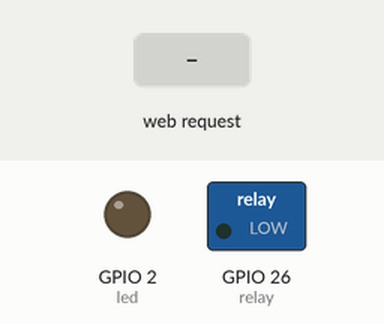
Bench run of a sketch on a simulated ESP32. Shown: switched loads named in the sketch (green lamp = pin HIGH), output pins drawn as LEDs (lit = HIGH). The inputs (shaded band) are chosen by the test bench. WiFi joins after 1.5 s; servers stay silent unless stated; what the sketch prints to the serial monitor is not drawn.

Above: at 2.7 s.
2.8 s: HTTP request GET /on received
At 4.0 s:
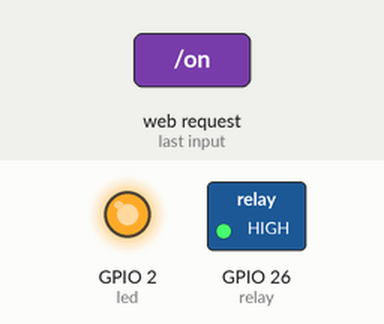
4.3 s: HTTP request GET / received
At 5.2 s:
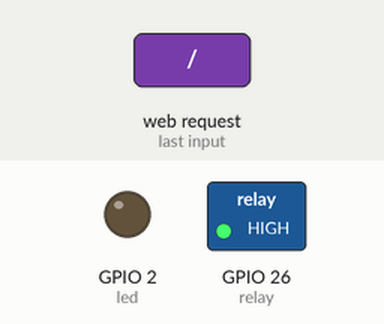
5.8 s: HTTP request GET /off received
At 6.4 s:
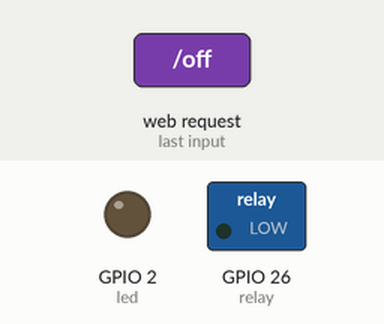
Timing chart, 0 to 8.8 s (numbered marks = the images above; inputs shaded):
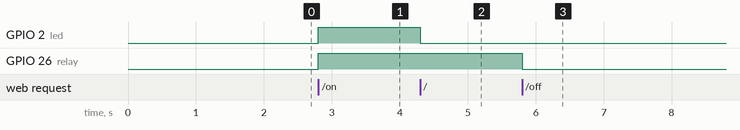

The sketch:

esp32_relay_via_web.ino
```cpp
#include <WiFi.h>
#include <WiFiClient.h>
#include <WebServer.h>
#include <ESPmDNS.h>

const char* ssid = "";
const char* password = "";

WebServer server(80);

const int led = 2;
const int relay = 26;

void handleRoot() {
  digitalWrite(led, 1);
  server.send(200, "text/plain", "hello this is code to handle relay state");
  digitalWrite(led, 0);
}

void handleNotFound() {
  digitalWrite(led, 1);
  String message = "File Not Found\n\n";
  message += "URI: ";
  message += server.uri();
  message += "\nMethod: ";
  message += (server.method() == HTTP_GET) ? "GET" : "POST";
  message += "\nArguments: ";
  message += server.args();
  message += "\n";
  for (uint8_t i = 0; i < server.args(); i++) {
    message += " " + server.argName(i) + ": " + server.arg(i) + "\n";
  }
  server.send(404, "text/plain", message);
  digitalWrite(led, 0);
}

void setup(void) {
  pinMode(led, OUTPUT);
  pinMode(relay, OUTPUT);
  digitalWrite(led, 0);
  Serial.begin(115200);
  WiFi.mode(WIFI_STA);
  WiFi.begin(ssid, password);
  Serial.println("");

  // Wait for connection
  while (WiFi.status() != WL_CONNECTED) {
    delay(500);
    Serial.print(".");
  }
  Serial.println("");
  Serial.print("Connected to ");
  Serial.println(ssid);
  Serial.print("IP address: ");
  Serial.println(WiFi.localIP());

  if (MDNS.begin("esp32")) {
    Serial.println("MDNS responder started");
  }

  server.on("/", handleRoot);

  server.on("/inline", []() {
    server.send(200, "text/plain", "this works as well");
  });

  server.on("/on", []() {
    digitalWrite(led, 1);
    digitalWrite(relay, 1);
    server.send(200, "text/plain", "relay on");
  });

  server.on("/off", []() {
    digitalWrite(led, 0);
    digitalWrite(relay, 0);
    server.send(200, "text/plain", "relay off");
  });

  server.onNotFound(handleNotFound);

  server.begin();
  Serial.println("HTTP server started");
}

void loop(void) {
  server.handleClient();
  delay(2);//allow the cpu to switch to other tasks
}
```

Measured:
- after the input at 2.8 s, GPIO 2 (led), GPIO 26 (relay): LOW → HIGH at once
- after the input at 4.3 s, GPIO 2 (led): HIGH → LOW at once
- after the input at 5.8 s, GPIO 26 (relay): HIGH → LOW at once
